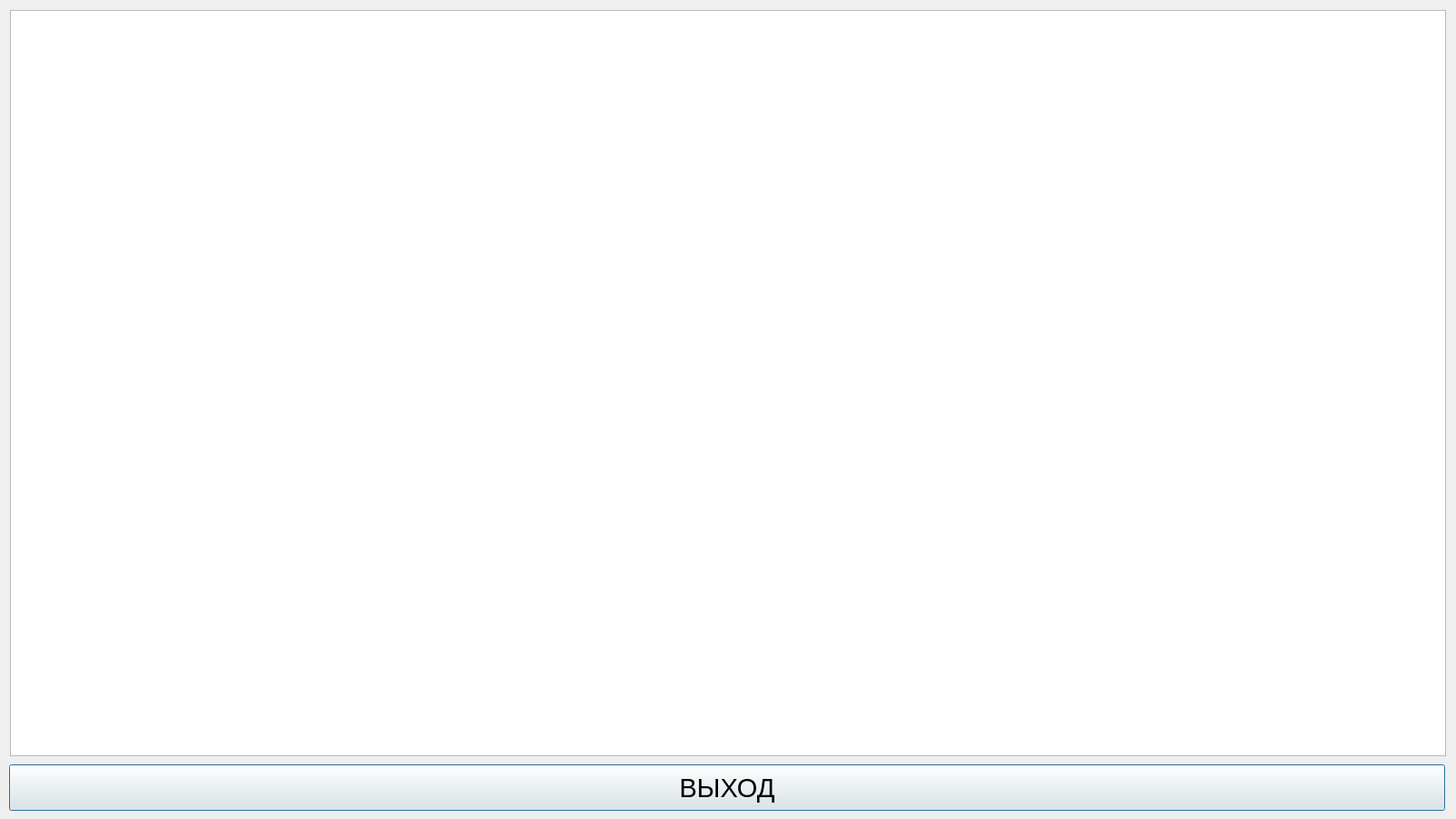
<?xml version="1.0" encoding="UTF-8"?>
<ui version="4.0">
 <class>catalog</class>
 <widget class="QDialog" name="catalog">
  <property name="geometry">
   <rect>
    <x>0</x>
    <y>0</y>
    <width>1600</width>
    <height>900</height>
   </rect>
  </property>
  <property name="windowTitle">
   <string>Dialog</string>
  </property>
  <widget class="QTableWidget" name="tableWidget">
   <property name="geometry">
    <rect>
     <x>11</x>
     <y>11</y>
     <width>1578</width>
     <height>820</height>
    </rect>
   </property>
   <property name="font">
    <font>
     <family>Yu Gothic UI</family>
    </font>
   </property>
   <property name="editTriggers">
    <set>QAbstractItemView::NoEditTriggers</set>
   </property>
   <property name="iconSize">
    <size>
     <width>0</width>
     <height>0</height>
    </size>
   </property>
   <property name="rowCount">
    <number>0</number>
   </property>
  </widget>
  <widget class="QPushButton" name="exit_button">
   <property name="geometry">
    <rect>
     <x>10</x>
     <y>840</y>
     <width>1578</width>
     <height>51</height>
    </rect>
   </property>
   <property name="font">
    <font>
     <family>Yu Gothic UI</family>
     <pointsize>22</pointsize>
    </font>
   </property>
   <property name="text">
    <string>ВЫХОД</string>
   </property>
  </widget>
 </widget>
 <resources/>
 <connections/>
</ui>
